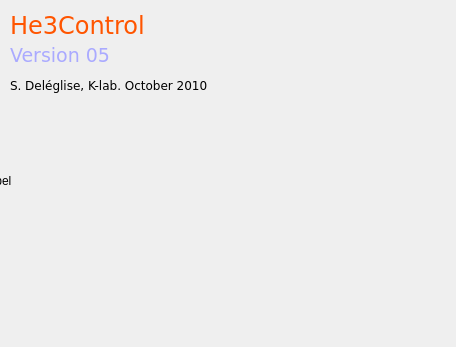
<?xml version="1.0" encoding="UTF-8"?>
<ui version="4.0">
 <class>about</class>
 <widget class="QDialog" name="about">
  <property name="geometry">
   <rect>
    <x>0</x>
    <y>0</y>
    <width>456</width>
    <height>347</height>
   </rect>
  </property>
  <property name="windowTitle">
   <string>About</string>
  </property>
  <widget class="QLabel" name="labelImage">
   <property name="geometry">
    <rect>
     <x>-40</x>
     <y>0</y>
     <width>511</width>
     <height>361</height>
    </rect>
   </property>
   <property name="text">
    <string>TextLabel</string>
   </property>
  </widget>
  <widget class="QLabel" name="label_3">
   <property name="geometry">
    <rect>
     <x>10</x>
     <y>50</y>
     <width>201</width>
     <height>71</height>
    </rect>
   </property>
   <property name="font">
    <font>
     <family>Verdana</family>
    </font>
   </property>
   <property name="text">
    <string>S. Deléglise, K-lab. October 2010</string>
   </property>
  </widget>
  <widget class="QLabel" name="label">
   <property name="geometry">
    <rect>
     <x>10</x>
     <y>10</y>
     <width>141</width>
     <height>31</height>
    </rect>
   </property>
   <property name="palette">
    <palette>
     <active>
      <colorrole role="WindowText">
       <brush brushstyle="SolidPattern">
        <color alpha="255">
         <red>255</red>
         <green>85</green>
         <blue>0</blue>
        </color>
       </brush>
      </colorrole>
      <colorrole role="Text">
       <brush brushstyle="SolidPattern">
        <color alpha="255">
         <red>255</red>
         <green>85</green>
         <blue>0</blue>
        </color>
       </brush>
      </colorrole>
     </active>
     <inactive>
      <colorrole role="WindowText">
       <brush brushstyle="SolidPattern">
        <color alpha="255">
         <red>255</red>
         <green>85</green>
         <blue>0</blue>
        </color>
       </brush>
      </colorrole>
      <colorrole role="Text">
       <brush brushstyle="SolidPattern">
        <color alpha="255">
         <red>255</red>
         <green>85</green>
         <blue>0</blue>
        </color>
       </brush>
      </colorrole>
     </inactive>
     <disabled>
      <colorrole role="WindowText">
       <brush brushstyle="SolidPattern">
        <color alpha="255">
         <red>118</red>
         <green>116</green>
         <blue>108</blue>
        </color>
       </brush>
      </colorrole>
      <colorrole role="Text">
       <brush brushstyle="SolidPattern">
        <color alpha="255">
         <red>118</red>
         <green>116</green>
         <blue>108</blue>
        </color>
       </brush>
      </colorrole>
     </disabled>
    </palette>
   </property>
   <property name="font">
    <font>
     <family>Verdana</family>
     <pointsize>18</pointsize>
    </font>
   </property>
   <property name="text">
    <string>He3Control</string>
   </property>
  </widget>
  <widget class="QLabel" name="label_2">
   <property name="geometry">
    <rect>
     <x>10</x>
     <y>40</y>
     <width>141</width>
     <height>31</height>
    </rect>
   </property>
   <property name="palette">
    <palette>
     <active>
      <colorrole role="WindowText">
       <brush brushstyle="SolidPattern">
        <color alpha="255">
         <red>170</red>
         <green>170</green>
         <blue>255</blue>
        </color>
       </brush>
      </colorrole>
      <colorrole role="Text">
       <brush brushstyle="SolidPattern">
        <color alpha="255">
         <red>255</red>
         <green>85</green>
         <blue>0</blue>
        </color>
       </brush>
      </colorrole>
     </active>
     <inactive>
      <colorrole role="WindowText">
       <brush brushstyle="SolidPattern">
        <color alpha="255">
         <red>170</red>
         <green>170</green>
         <blue>255</blue>
        </color>
       </brush>
      </colorrole>
      <colorrole role="Text">
       <brush brushstyle="SolidPattern">
        <color alpha="255">
         <red>255</red>
         <green>85</green>
         <blue>0</blue>
        </color>
       </brush>
      </colorrole>
     </inactive>
     <disabled>
      <colorrole role="WindowText">
       <brush brushstyle="SolidPattern">
        <color alpha="255">
         <red>118</red>
         <green>116</green>
         <blue>108</blue>
        </color>
       </brush>
      </colorrole>
      <colorrole role="Text">
       <brush brushstyle="SolidPattern">
        <color alpha="255">
         <red>118</red>
         <green>116</green>
         <blue>108</blue>
        </color>
       </brush>
      </colorrole>
     </disabled>
    </palette>
   </property>
   <property name="font">
    <font>
     <family>Verdana</family>
     <pointsize>14</pointsize>
    </font>
   </property>
   <property name="text">
    <string>Version 05</string>
   </property>
  </widget>
 </widget>
 <resources/>
 <connections/>
</ui>
